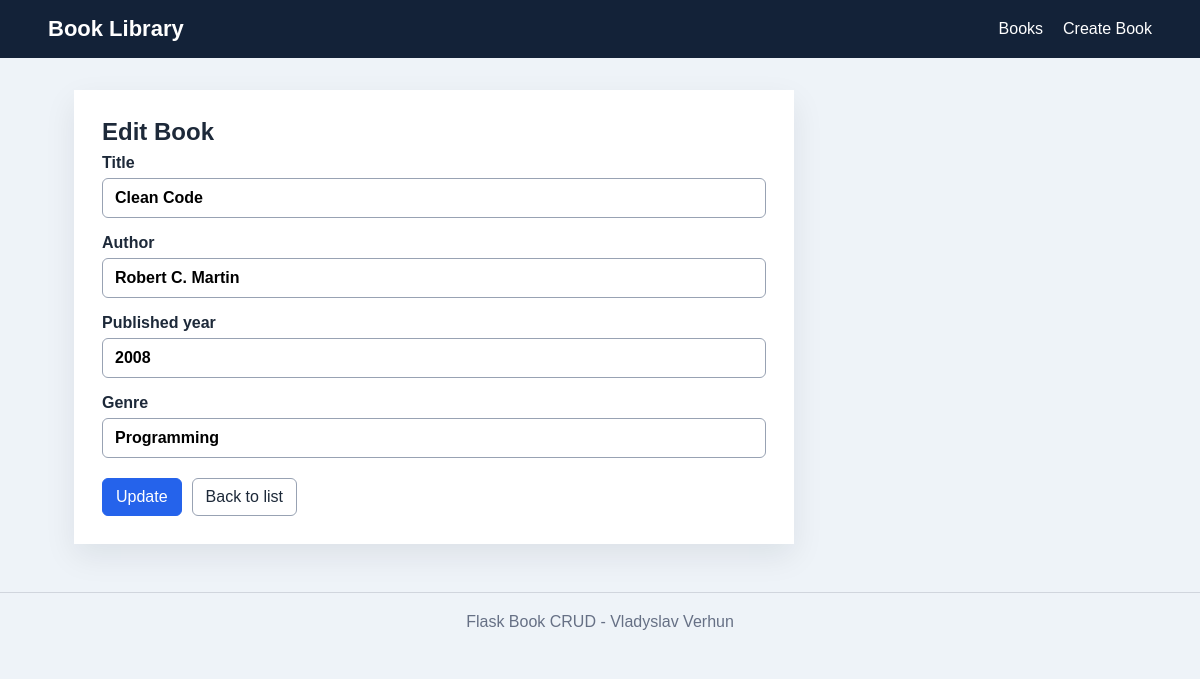
Page /books/3/edit on the committed database.
### tables this page shows
CREATE TABLE books (
            id INTEGER PRIMARY KEY AUTOINCREMENT,
            title TEXT NOT NULL,
            author TEXT NOT NULL,
            published_year INTEGER NOT NULL,
            genre TEXT NOT NULL
        );

### app.py (the view, shortened to what this page needs)
@app.route("/books/<int:book_id>/edit", methods=["GET", "POST"])
def book_edit(book_id):
    conn = get_db_connection()
    book = conn.execute("SELECT * FROM books WHERE id = ?", (book_id,)).fetchone()
    if book is None:
        conn.close()
        return "Book not found", 404
    conn.close()
    return render_template("books/edit.html", book=book)

### app.py (called while the page is built)
def get_db_connection():
    conn = sqlite3.connect(DATABASE)
    conn.row_factory = sqlite3.Row
    return conn

### templates/books/edit.html (shortened to what this page needs)
{% extends "base.html" %}
{% block content %}
    <section class="form-card">
        <h1>Edit Book</h1>
        <form method="post">
            <label>
                Title
                <input type="text" name="title" value="{{ book.title }}" required>
            </label>
            <label>
                Author
                <input type="text" name="author" value="{{ book.author }}" required>
            </label>
            <label>
                Published year
                <input type="number" name="published_year" value="{{ book.published_year }}" required>
            </label>
            <label>
                Genre
                <input type="text" name="genre" value="{{ book.genre }}" required>
            </label>
            <div class="button-row">
                <button class="button primary" type="submit">Update</button>
                <a class="button" href="/books">Back to list</a>
            </div>
        </form>
    </section>
{% endblock %}

### templates/base.html (style rules this page uses)
* { box-sizing: border-box; }
body { margin: 0; background: #eef3f8; color: #1d2939; font-family: Arial, Helvetica, sans-serif; }
h1 { margin: 0 0 8px; }
.button, button { display: inline-block; border: 1px solid #98a2b3; border-radius: 6px; background: #ffffff; color: #1d2939; padding: 9px 13px; font: inherit; text-decoration: none; cursor: pointer; }
.primary { border-color: #2563eb; background: #2563eb; color: #ffffff; }
.detail-card, .form-card { max-width: 720px; padding: 28px; background: #ffffff; box-shadow: 0 12px 30px rgba(16, 24, 40, 0.08); }
label { display: grid; gap: 6px; margin-bottom: 16px; font-weight: 700; }
input { width: 100%; border: 1px solid #98a2b3; border-radius: 6px; padding: 10px 12px; font: inherit; }
.button-row { display: flex; gap: 10px; margin-top: 20px; }

### rows in the picture
books: title "Clean Code", author "Robert C. Martin", published_year "2008", genre "Programming"
